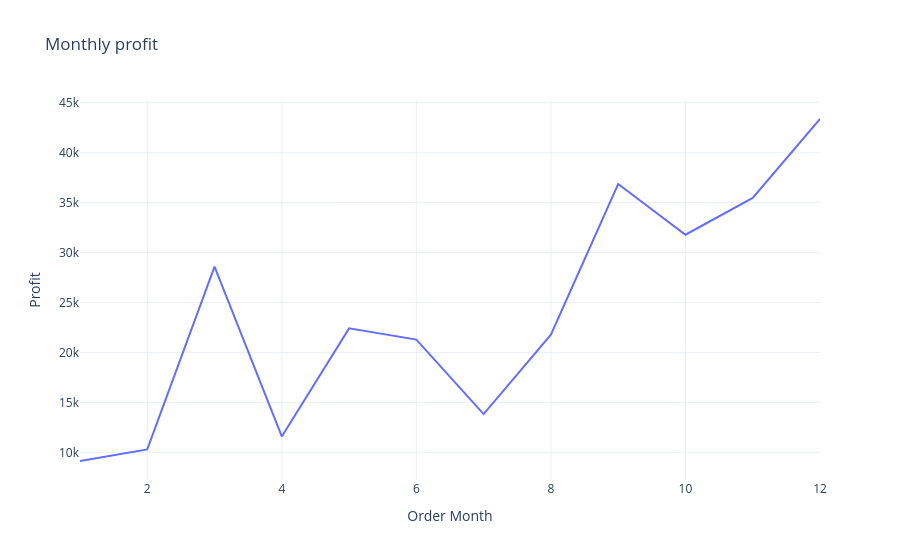

The notebook cell this image was saved under:
### Code cell
fig=px.line(profit_by_month,x='Order Month',y='Profit',title='Monthly profit')
fig.show()

### Figure 1 — Plotly figure (JSON) as saved in the notebook; plotly's stock layout.template omitted (floating-point values rounded to 4 significant figures)
{"data": [{"hovertemplate": "Order Month=%{x}<br>Profit=%{y}<extra></extra>", "legendgroup": "", "line": {"color": "#636efa", "dash": "solid"}, "marker": {"symbol": "circle"}, "mode": "lines", "name": "", "orientation": "v", "showlegend": false, "type": "scatter", "x": [1, 2, 3, 4, 5, 6, 7, 8, 9, 10, 11, 12], "xaxis": "x", "y": [9134.0, 10290.0, 28590.0, 11590.0, 22410.0, 21290.0, 13830.0, 21780.0, 36860.0, 31780.0, 35470.0, 43370.0], "yaxis": "y"}], "layout": {"autosize": true, "legend": {"tracegroupgap": 0}, "title": {"text": "Monthly profit"}, "xaxis": {"anchor": "y", "autorange": true, "domain": [0, 1], "range": [1, 12], "title": {"text": "Order Month"}, "type": "linear"}, "yaxis": {"anchor": "x", "autorange": true, "domain": [0, 1], "range": [7233.0, 45270.0], "title": {"text": "Profit"}, "type": "linear"}}}
